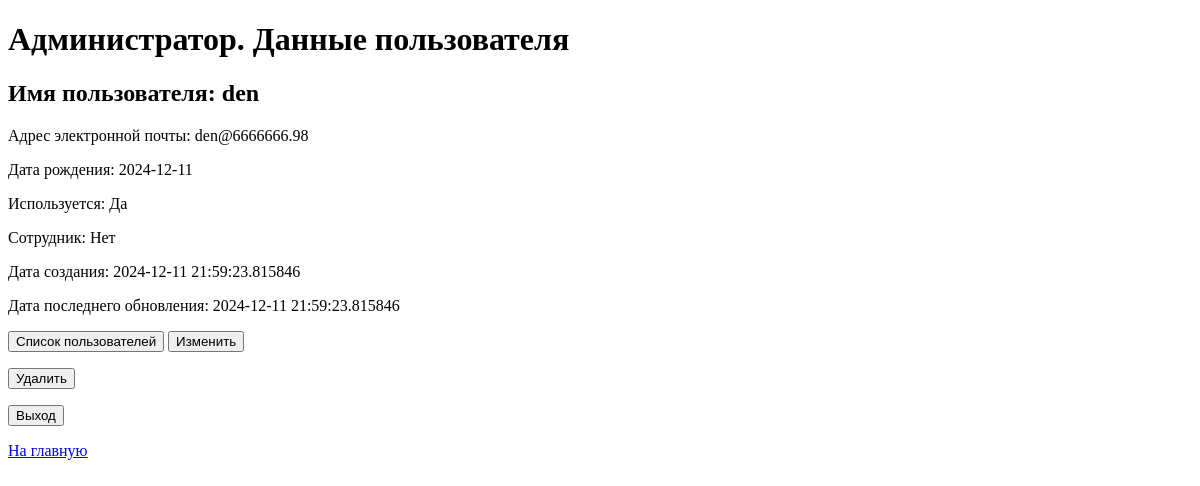
Before: /user/list/2 (signed in) with the older database file.
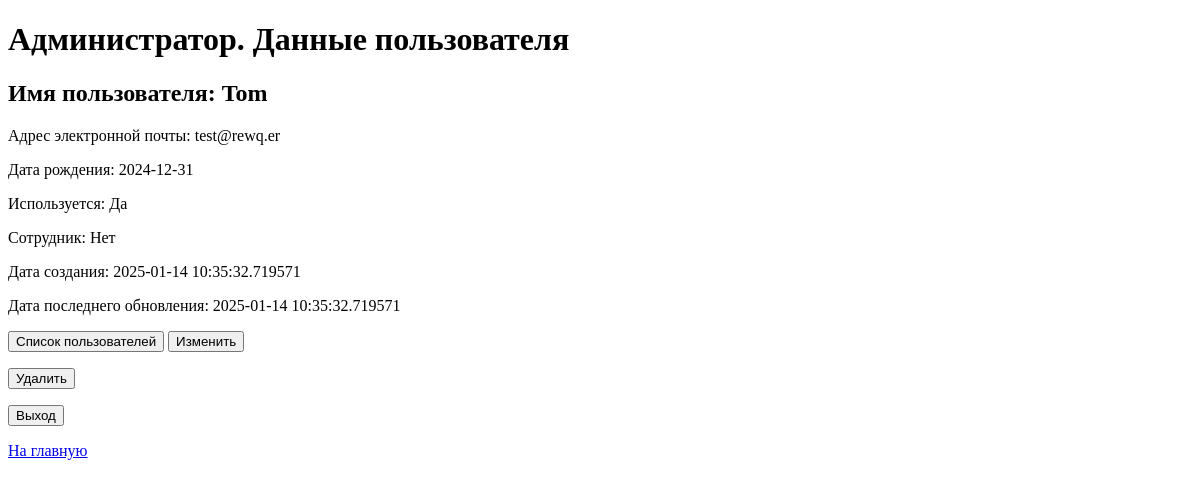
After: the same page with the newer database file.
### app/models/users.py (models this page shows)
class User(Base):
    __tablename__ = 'users'
    __table_args__ = {'keep_existing': True}
    id = Column(INTEGER, primary_key=True, index=True)
    username = Column(String, index=True, unique=True)
    email = Column(String, index=True, unique=True)
    day_birth = Column(DATE)
    password = Column(String)
    is_active = Column(BOOLEAN, default=True)
    is_staff = Column(BOOLEAN, default=False)
    admin = Column(BOOLEAN, default=False)
    created_at = Column(DATETIME)
    updated_at = Column(DATETIME)
    purchase = relationship(
        'BuyerProd',
        back_populates='user',
        cascade='save-update, merge, delete',
        passive_deletes=True,
    )

### app/routers/users.py (the view)
@user_router.get('/list/{id_user}')
async def select_user_admin_get(request: Request, db: Annotated[Session, Depends(get_db)],
                                user: Annotated[User, Depends(get_current_user)], id_user: int):
    info = {'request': request, 'title': 'Администратор. Данные пользователя'}
    if user is None:
        return HTTPException(status_code=status.HTTP_404_NOT_FOUND,
                             detail='Вы не авторизованны или у вас отсутствуют права')
    elif not user.admin:
        return HTTPException(status_code=status.HTTP_404_NOT_FOUND,
                             detail='Вы не авторизованны или у вас отсутствуют права')
    user = find_user_by_id(db, id_user)
    if user is None:
        return HTTPException(status_code=status.HTTP_404_NOT_FOUND, detail='Пользователь не найден')
    else:
        info['user'] = user
        info['is_staff'] = user.admin
    return templates.TemplateResponse("admin_user.html", info)

### app/templates/users/admin_user.html (shortened to what this page needs)
<!DOCTYPE html>
<html lang="en">
<head>
</head>
<body>
    <h1>{{title}}</h1>
    {% if user %}
        <h2> Имя пользователя: {{user.username}}</h2>
        <p> Адрес электронной почты: {{user.email}}</p>
        <p> Дата рождения: {{user.day_birth}}</p>
            <p>Используется: {% if user.is_active %} Да {% else %} Нет {% endif %}</p>
            <p>Сотрудник: {% if user.is_staff %} Да {% else %} Нет {% endif %}</p>
             <p>Дата создания: {{user.created_at}}</p>
            <p>Дата последнего обновления: {{user.updated_at}}</p>
            <a href="\user\list"><button>Список пользователей</button></a>
        <a href="\user\list\update\{{user.id}}"><button>Изменить</button></a>
        <a href="\user\list\delete\{{user.id}}"><button>Удалить</button></a>
        <p><a href="\user\logout"><button>Выход</button></a></p>
    {% else %}
        <p> Вы не авторизованы. Пройдите авторизацию </p>
        <p><a href="\user\login"><button>Вход</button></a></p>
    {% endif %}
    <p><a href="\main"> На главную</a></p>
</body>
</html>

Changed rows visible on the page:
changed User: username "den" → "Tom"; email "den@6666666.98" → "test@rewq.er"; day_birth "2024-12-11" → "2024-12-31"; created_at "2024-12-11 21:59:23.815846" → "2025-01-14 10:35:32.719571"; updated_at "2024-12-11 21:59:23.815846" → "2025-01-14 10:35:32.719571"
